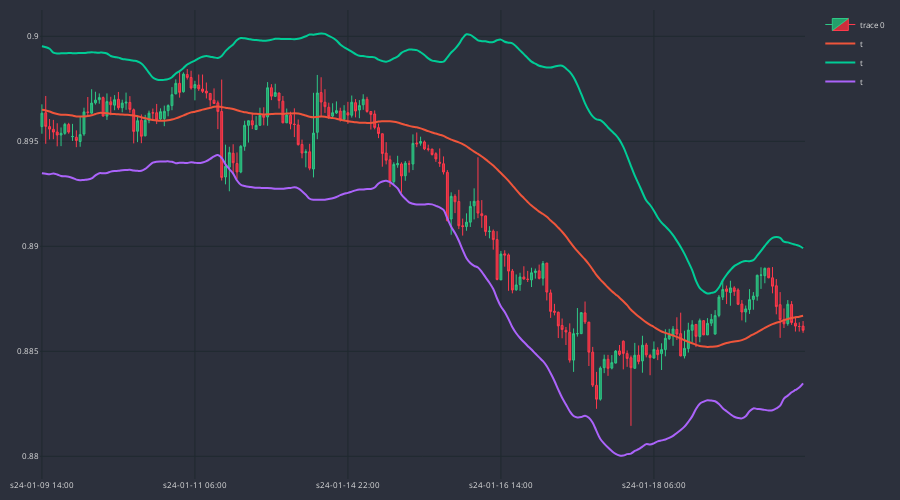

The code cell stored with this chart in its notebook:
### Code cell
cp = CandlePlot(df_an.iloc[-200:], candles=True)
cp.show_plot(line_traces=['BB_MA', 'BB_UP', 'BB_LW'])

### Figure 1 — Plotly figure (JSON) as saved in the notebook; plotly's stock layout.template omitted (floating-point values rounded to 4 significant figures; data arrays with more than 128 entries replaced by an {"elided": "..."} marker saying what was removed)
{"data": [{"close": {"elided": "200 float values"}, "decreasing": {"fillcolor": "#CC2E3C", "line": {"color": "#FF3A4C"}}, "high": {"elided": "200 float values"}, "increasing": {"fillcolor": "#24A06B", "line": {"color": "#2EC886"}}, "line": {"width": 1}, "low": {"elided": "200 float values"}, "opacity": 1, "open": {"elided": "200 float values"}, "type": "candlestick", "x": {"elided": "200 str values"}}, {"line": {"shape": "spline", "width": 2}, "name": "t", "type": "scatter", "x": {"elided": "200 str values"}, "y": {"elided": "200 float values"}}, {"line": {"shape": "spline", "width": 2}, "name": "t", "type": "scatter", "x": {"elided": "200 str values"}, "y": {"elided": "200 float values"}}, {"line": {"shape": "spline", "width": 2}, "name": "t", "type": "scatter", "x": {"elided": "200 str values"}, "y": {"elided": "200 float values"}}], "layout": {"font": {"color": "#e1e1e1", "size": 8}, "height": 500, "margin": {"b": 10, "l": 10, "r": 10, "t": 10}, "paper_bgcolor": "#2c303c", "plot_bgcolor": "#2c303c", "width": 900, "xaxis": {"autorange": true, "gridcolor": "#1f292f", "nticks": 5, "range": [-0.5, 199.5], "rangeslider": {"visible": false, "yaxis": {}}, "type": "category"}, "yaxis": {"autorange": true, "gridcolor": "#1f292f", "range": [0.8789, 0.9013], "type": "linear"}}}
